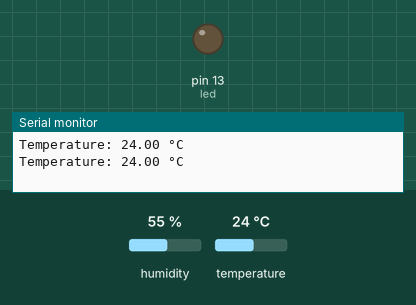
Recording of a sketch running on a simulated Arduino Uno, built with avr-gcc and run on an emulated ATmega328P. On the bench: output pins drawn as LEDs (lit = HIGH), the last lines printed to the serial monitor. The inputs (shaded band) are chosen by the test bench; at power-on: temperature 24 °C, humidity 55 %.

Above: at 2.8 s.
2.9 s: temperature set to 29 °C
5.6 s: temperature set to 32 °C
At 6.4 s:
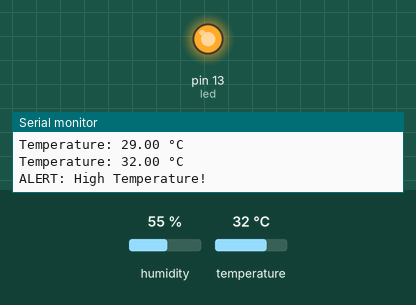
8.3 s: temperature set to 12 °C
At 11.2 s:
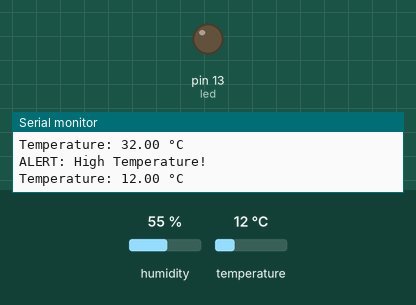
11.6 s: temperature set to 33 °C
At 12.4 s:
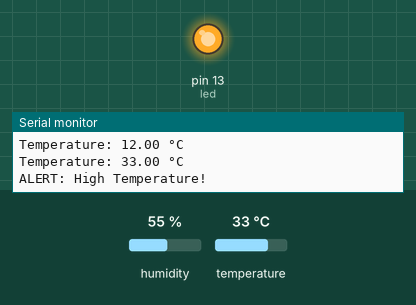
Timing chart, 0 to 14.6 s (numbered marks = the images above; inputs shaded):
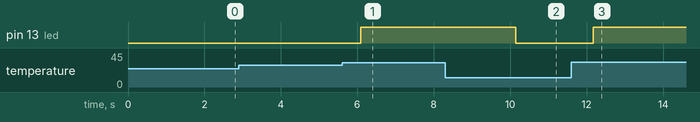

The sketch:

DHT11_Temperature_Monitor.ino
```cpp
#include <DHT.h>

#define DHTPIN 2
#define DHTTYPE DHT11

DHT dht(DHTPIN, DHTTYPE);

int led = 13;

void setup() {
  Serial.begin(9600);
  dht.begin();
  pinMode(led, OUTPUT);
}

void loop() {

  float temperature = dht.readTemperature();

  if (isnan(temperature)) {
    Serial.println("Sensor Error");
    return;
  }

  Serial.print("Temperature: ");
  Serial.print(temperature);
  Serial.println(" °C");

  if (temperature > 30) {
    digitalWrite(led, HIGH);
    Serial.println("ALERT: High Temperature!");
  }
  else {
    digitalWrite(led, LOW);
  }

  delay(2000);
}
```

Measured:
- the behaviour switches between 30 and 31 °C on temperature (found by bisection; images 0 and 1)
- after the input at 5.6 s, pin 13 (led): LOW → HIGH after 0.50 s
- after the input at 8.3 s, pin 13 (led): HIGH → LOW after 1.8 s
- after the input at 11.6 s, pin 13 (led): LOW → HIGH after 0.57 s
